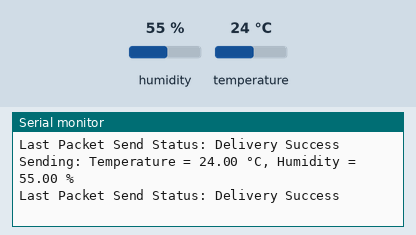
The sketch below on a simulated ESP32. On the bench: the last lines printed to the serial monitor. Inputs (shaded band) come from the test bench; at power-on: humidity 55 %, temperature 24 °C.

Above: at 2.8 s.
2.9 s: humidity set to 22 %
At 5.3 s:
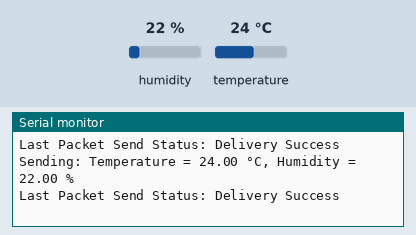
5.6 s: temperature set to 12 °C
At 6.5 s:
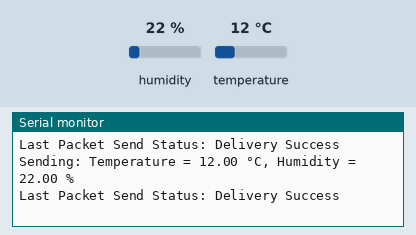
8.3 s: humidity set to 40 %
At 11.3 s:
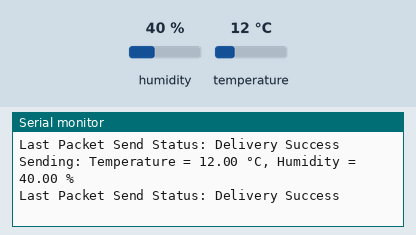
Timing chart, 0 to 12.8 s (numbered marks = the images above; inputs shaded):
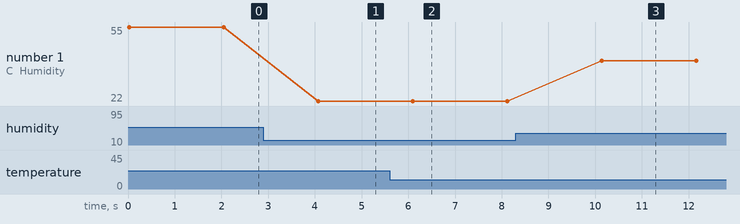

The sketch:

tx_dht11.ino
```cpp
// esp now transmitter esp 32

#include <esp_now.h>
#include <WiFi.h>
#include "DHT.h"

#define DHTPIN 4      // Pin where the DHT11 is connected
#define DHTTYPE DHT11 // DHT 11 type

DHT dht(DHTPIN, DHTTYPE);

// Receiver MAC Address
uint8_t receiverMAC[] = {0x10, 0x06, 0x1C, 0xF6, 0x28, 0x00};

struct SensorData {
    float temperature;
    float humidity;
};

void OnDataSent(const uint8_t *mac, esp_now_send_status_t status) {
    Serial.print("Last Packet Send Status: ");
    Serial.println(status == ESP_NOW_SEND_SUCCESS ? "Delivery Success" : "Delivery Fail");
}

void setup() {
    Serial.begin(115200);
    dht.begin();
    WiFi.mode(WIFI_STA); // Set device as Station

    if (esp_now_init() != ESP_OK) {
        Serial.println("Error initializing ESP-NOW");
        return;
    }

    esp_now_register_send_cb(OnDataSent); // Register callback
    esp_now_peer_info_t peerInfo = {};
    memcpy(peerInfo.peer_addr, receiverMAC, 6);
    peerInfo.channel = 0;
    peerInfo.encrypt = false;

    if (esp_now_add_peer(&peerInfo) != ESP_OK) {
        Serial.println("Failed to add peer");
        return;
    }
}

void loop() {
    SensorData data;
    data.temperature = dht.readTemperature();
    data.humidity = dht.readHumidity();

    if (isnan(data.temperature) || isnan(data.humidity)) {
        Serial.println("Failed to read from DHT sensor!");
    } else {
        Serial.printf("Sending: Temperature = %.2f °C, Humidity = %.2f %%\n", data.temperature, data.humidity);
        esp_now_send(receiverMAC, (uint8_t *)&data, sizeof(data));
    }
    delay(2000); // Send data every 2 seconds
}
```

Measured:
- after the input at 2.9 s, the serial monitor: prints a new line after 1.2 s (image 1)
- after the input at 5.6 s, the serial monitor: prints a new line after 0.49 s (image 2)
- after the input at 8.3 s, the serial monitor: prints a new line after 1.8 s (image 3)
- plotted number 1: 55 → 22 after the input at 2.9 s, 22 → 40 after the input at 8.3 s
